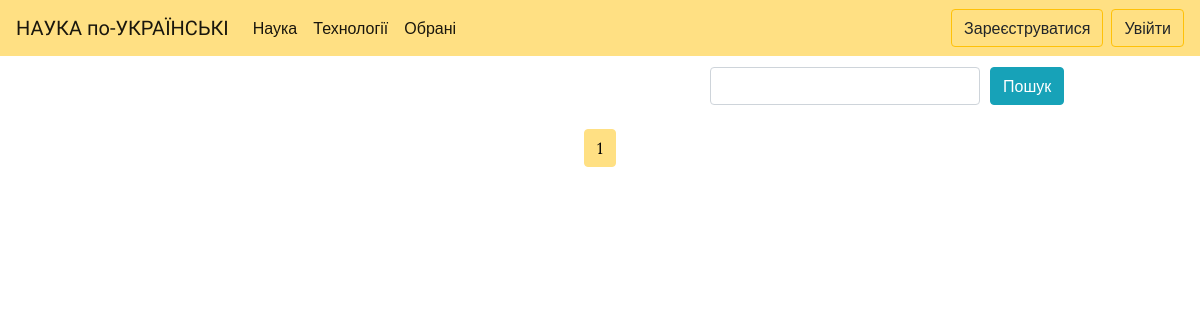
Before: /science/ with the older database file.
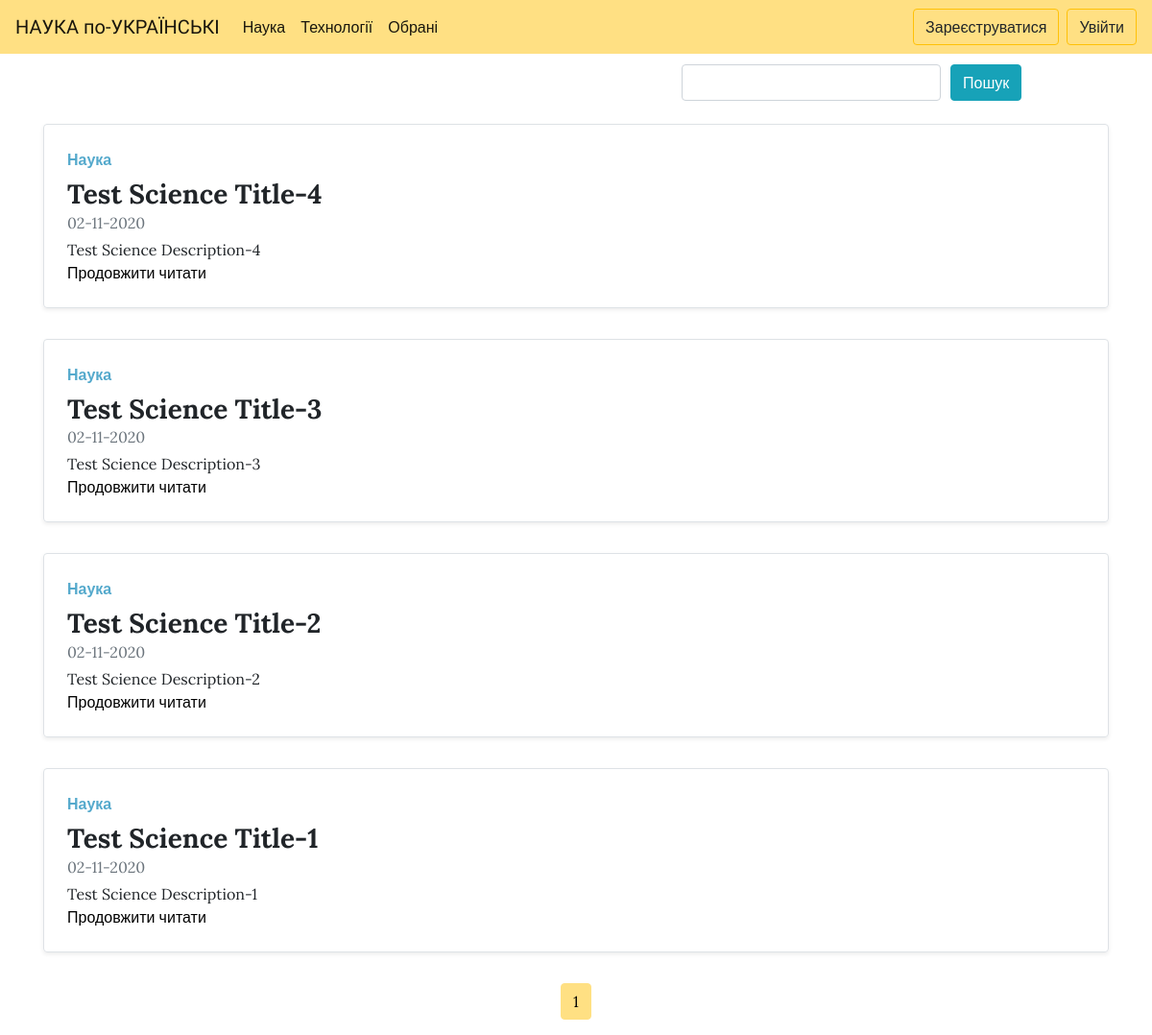
After: the same page with the newer database file.
### base/models.py (models this page shows)
class Article(models.Model):
    title = models.CharField(max_length=200)
    html_title = models.CharField(max_length=200)
    keyword = models.CharField(max_length=200)
    description = models.CharField(max_length=350)
    html_description = models.CharField(max_length=150)
    body = RichTextField(blank=True, null=True)
    creation_date = models.DateTimeField(auto_now_add=True, editable=False)
    modified = models.DateTimeField(auto_now=True)
    slug = models.SlugField(verbose_name='URL', max_length=50, unique=True)
    author = models.ForeignKey(User, on_delete=models.SET_NULL, null=True, related_name='author')
    tag = models.ManyToManyField(Tags)
    favorite = models.ManyToManyField(User)
    section = models.ForeignKey(Section, on_delete=models.SET_NULL, null=True)
    def __str__(self):
        return self.title

### base/views.py (the view)
# urls.py: path('science/', views.science, name='science'),
def science(request):
    search_query = request.GET.get('search', '')
    if search_query:
        article = Article.objects.filter((Q(title__icontains=search_query) | Q(body__icontains=search_query)) & Q(
            section__name__contains='Science')).order_by('-creation_date')
    else:
        article = Article.objects.filter(section__name__contains='Science').order_by('-creation_date')
    paginator = Paginator(article, 20)  # Show 25 contacts per page.
    page_number = request.GET.get('page')
    page_obj = paginator.get_page(page_number)
    print(article)
    return render(request, 'base/science.html', {'articles': page_obj})

### templates/base/science.html (shortened to what this page needs)
{% extends 'base/index.html' %}
{% block other %}
<main role="main">
 <div class="container mb-4">
    <form action="{% url 'science' %}" method="get">
      <div class="row" style="margin-top:0.7em">
        <div class="col-0 col-sm-0 col-md-7">
        </div>
        <div class="col-8 col-sm-8 col-md-3" style="padding-right: 0px;">
            <input class="form-control mr-sm-2" type="text" placeholder="" aria-label="Search" name="search">
        </div>
        <div class="col-4 col-sm-4 col-md-2" style="padding-left: 10px;">
            <button class="btn btn-info my-sm-0" type="submit" style="margin-top: 0px; margin-bottom: 0px;">Пошук</button>
        </div>
      </div>
    </form>
  </div>
  {% for article in articles %}
    <div class="container">
      	<div class="row mb-2">
	      <div class="col-md-12">
	      <div class="row no-gutters border rounded overflow-hidden flex-md-row mb-4 shadow-sm h-md-250 position-relative">
	        <div class="col p-4 d-flex flex-column position-static">
	          <strong class="d-inline-block mb-2 text-primary">Наука</strong>
	          <p class="mb-0 h3"><b>{{article.title}}</b></p>
	          <div class="mb-1 text-muted">{{article.creation_date|date:"d-m-Y"}}</div>
	          <p class="card-text mb-auto">{{article.description}}</p>
	          <a href="{% url 'art_detail' article.slug %}" class="stretched-link">Продовжити читати</a>
	        </div>
	      </div>
	    </div>
	</div>
    </div>
  {% endfor %}
  <nav aria-label="...">
    <ul class="pagination justify-content-center">
      <li class="page-item active" aria-current="page">
        <span class="page-link">
          {{ articles.number }}
        </span>
      </li>
    </ul>
  </nav>
</main>
{% endblock %}

Changed rows visible on the page:
added Article: title "Test Science Title-4", creation_date "02-11-2020", description "Test Science Description-4"
added Article: title "Test Science Title-3", creation_date "02-11-2020", description "Test Science Description-3"
added Article: title "Test Science Title-2", creation_date "02-11-2020", description "Test Science Description-2"
added Article: title "Test Science Title-1", creation_date "02-11-2020", description "Test Science Description-1"
